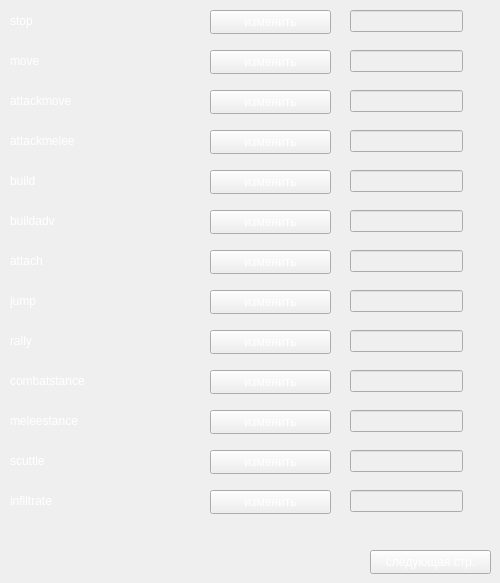
      <widget class="QWidget" name="G_page_taskCom">
       <widget class="QLabel" name="guard_thermo_generator_161">
        <property name="geometry">
         <rect>
          <x>10</x>
          <y>10</y>
          <width>181</width>
          <height>21</height>
         </rect>
        </property>
        <property name="styleSheet">
         <string notr="true">color:#fff</string>
        </property>
        <property name="text">
         <string>stop</string>
        </property>
       </widget>
       <widget class="QPushButton" name="pushChange_197">
        <property name="geometry">
         <rect>
          <x>210</x>
          <y>10</y>
          <width>121</width>
          <height>24</height>
         </rect>
        </property>
        <property name="styleSheet">
         <string notr="true">color:#fff</string>
        </property>
        <property name="text">
         <string>изменить</string>
        </property>
       </widget>
       <widget class="QLineEdit" name="line_stop">
        <property name="enabled">
         <bool>false</bool>
        </property>
        <property name="geometry">
         <rect>
          <x>350</x>
          <y>10</y>
          <width>113</width>
          <height>22</height>
         </rect>
        </property>
        <property name="font">
         <font>
          <pointsize>12</pointsize>
         </font>
        </property>
        <property name="styleSheet">
         <string notr="true">color:#fff</string>
        </property>
        <property name="text">
         <string/>
        </property>
        <property name="alignment">
         <set>Qt::AlignCenter</set>
        </property>
       </widget>
       <widget class="QPushButton" name="pushChange_198">
        <property name="geometry">
         <rect>
          <x>210</x>
          <y>50</y>
          <width>121</width>
          <height>24</height>
         </rect>
        </property>
        <property name="styleSheet">
         <string notr="true">color:#fff</string>
        </property>
        <property name="text">
         <string>изменить</string>
        </property>
       </widget>
       <widget class="QLineEdit" name="line_move">
        <property name="enabled">
         <bool>false</bool>
        </property>
        <property name="geometry">
         <rect>
          <x>350</x>
          <y>50</y>
          <width>113</width>
          <height>22</height>
         </rect>
        </property>
        <property name="font">
         <font>
          <pointsize>12</pointsize>
         </font>
        </property>
        <property name="styleSheet">
         <string notr="true">color:#fff</string>
        </property>
        <property name="text">
         <string/>
        </property>
        <property name="alignment">
         <set>Qt::AlignCenter</set>
        </property>
       </widget>
       <widget class="QLabel" name="guard_thermo_generator_162">
        <property name="geometry">
         <rect>
          <x>10</x>
          <y>50</y>
          <width>181</width>
          <height>21</height>
         </rect>
        </property>
        <property name="styleSheet">
         <string notr="true">color:#fff</string>
        </property>
        <property name="text">
         <string>move</string>
        </property>
       </widget>
       <widget class="QPushButton" name="pushChange_199">
        <property name="geometry">
         <rect>
          <x>210</x>
          <y>90</y>
          <width>121</width>
          <height>24</height>
         </rect>
        </property>
        <property name="styleSheet">
         <string notr="true">color:#fff</string>
        </property>
        <property name="text">
         <string>изменить</string>
        </property>
       </widget>
       <widget class="QLineEdit" name="line_attackmove">
        <property name="enabled">
         <bool>false</bool>
        </property>
        <property name="geometry">
         <rect>
          <x>350</x>
          <y>90</y>
          <width>113</width>
          <height>22</height>
         </rect>
        </property>
        <property name="font">
         <font>
          <pointsize>12</pointsize>
         </font>
        </property>
        <property name="styleSheet">
         <string notr="true">color:#fff</string>
        </property>
        <property name="text">
         <string/>
        </property>
        <property name="alignment">
         <set>Qt::AlignCenter</set>
        </property>
       </widget>
       <widget class="QLabel" name="guard_thermo_generator_163">
        <property name="geometry">
         <rect>
          <x>10</x>
          <y>90</y>
          <width>181</width>
          <height>21</height>
         </rect>
        </property>
        <property name="styleSheet">
         <string notr="true">color:#fff</string>
        </property>
        <property name="text">
         <string>attackmove</string>
        </property>
       </widget>
       <widget class="QPushButton" name="pushChange_200">
        <property name="geometry">
         <rect>
          <x>210</x>
          <y>130</y>
          <width>121</width>
          <height>24</height>
         </rect>
        </property>
        <property name="styleSheet">
         <string notr="true">color:#fff</string>
        </property>
        <property name="text">
         <string>изменить</string>
        </property>
       </widget>
       <widget class="QLineEdit" name="line_attackmelee">
        <property name="enabled">
         <bool>false</bool>
        </property>
        <property name="geometry">
         <rect>
          <x>350</x>
          <y>130</y>
          <width>113</width>
          <height>22</height>
         </rect>
        </property>
        <property name="font">
         <font>
          <pointsize>12</pointsize>
         </font>
        </property>
        <property name="styleSheet">
         <string notr="true">color:#fff</string>
        </property>
        <property name="text">
         <string/>
        </property>
        <property name="alignment">
         <set>Qt::AlignCenter</set>
        </property>
       </widget>
       <widget class="QLabel" name="guard_thermo_generator_164">
        <property name="geometry">
         <rect>
          <x>10</x>
          <y>130</y>
          <width>181</width>
          <height>21</height>
         </rect>
        </property>
        <property name="styleSheet">
         <string notr="true">color:#fff</string>
        </property>
        <property name="text">
         <string>attackmelee</string>
        </property>
       </widget>
       <widget class="QPushButton" name="pushChange_201">
        <property name="geometry">
         <rect>
          <x>210</x>
          <y>170</y>
          <width>121</width>
          <height>24</height>
         </rect>
        </property>
        <property name="styleSheet">
         <string notr="true">color:#fff</string>
        </property>
        <property name="text">
         <string>изменить</string>
        </property>
       </widget>
       <widget class="QLineEdit" name="line_build">
        <property name="enabled">
         <bool>false</bool>
        </property>
        <property name="geometry">
         <rect>
          <x>350</x>
          <y>170</y>
          <width>113</width>
          <height>22</height>
         </rect>
        </property>
        <property name="font">
         <font>
          <pointsize>12</pointsize>
         </font>
        </property>
        <property name="styleSheet">
         <string notr="true">color:#fff</string>
        </property>
        <property name="text">
         <string/>
        </property>
        <property name="alignment">
         <set>Qt::AlignCenter</set>
        </property>
       </widget>
       <widget class="QLabel" name="guard_thermo_generator_165">
        <property name="geometry">
         <rect>
          <x>10</x>
          <y>170</y>
          <width>181</width>
          <height>21</height>
         </rect>
        </property>
        <property name="styleSheet">
         <string notr="true">color:#fff</string>
        </property>
        <property name="text">
         <string>build</string>
        </property>
       </widget>
       <widget class="QPushButton" name="pushChange_202">
        <property name="geometry">
         <rect>
          <x>210</x>
          <y>210</y>
          <width>121</width>
          <height>24</height>
         </rect>
        </property>
        <property name="styleSheet">
         <string notr="true">color:#fff</string>
        </property>
        <property name="text">
         <string>изменить</string>
        </property>
       </widget>
       <widget class="QLineEdit" name="line_buildadv">
        <property name="enabled">
         <bool>false</bool>
        </property>
        <property name="geometry">
         <rect>
          <x>350</x>
          <y>210</y>
          <width>113</width>
          <height>22</height>
         </rect>
        </property>
        <property name="font">
         <font>
          <pointsize>12</pointsize>
         </font>
        </property>
        <property name="styleSheet">
         <string notr="true">color:#fff</string>
        </property>
        <property name="text">
         <string/>
        </property>
        <property name="alignment">
         <set>Qt::AlignCenter</set>
        </property>
       </widget>
       <widget class="QLabel" name="guard_thermo_generator_166">
        <property name="geometry">
         <rect>
          <x>10</x>
          <y>210</y>
          <width>181</width>
          <height>21</height>
         </rect>
        </property>
        <property name="styleSheet">
         <string notr="true">color:#fff</string>
        </property>
        <property name="text">
         <string>buildadv</string>
        </property>
       </widget>
       <widget class="QPushButton" name="pushChange_203">
        <property name="geometry">
         <rect>
          <x>210</x>
          <y>250</y>
          <width>121</width>
          <height>24</height>
         </rect>
        </property>
        <property name="styleSheet">
         <string notr="true">color:#fff</string>
        </property>
        <property name="text">
         <string>изменить</string>
        </property>
       </widget>
       <widget class="QLineEdit" name="line_attach">
        <property name="enabled">
         <bool>false</bool>
        </property>
        <property name="geometry">
         <rect>
          <x>350</x>
          <y>250</y>
          <width>113</width>
          <height>22</height>
         </rect>
        </property>
        <property name="font">
         <font>
          <pointsize>12</pointsize>
         </font>
        </property>
        <property name="styleSheet">
         <string notr="true">color:#fff</string>
        </property>
        <property name="text">
         <string/>
        </property>
        <property name="alignment">
         <set>Qt::AlignCenter</set>
        </property>
       </widget>
       <widget class="QLabel" name="guard_thermo_generator_167">
        <property name="geometry">
         <rect>
          <x>10</x>
          <y>250</y>
          <width>181</width>
          <height>21</height>
         </rect>
        </property>
        <property name="styleSheet">
         <string notr="true">color:#fff</string>
        </property>
        <property name="text">
         <string>attach</string>
        </property>
       </widget>
       <widget class="QPushButton" name="pushChange_204">
        <property name="geometry">
         <rect>
          <x>210</x>
          <y>290</y>
          <width>121</width>
          <height>24</height>
         </rect>
        </property>
        <property name="styleSheet">
         <string notr="true">color:#fff</string>
        </property>
        <property name="text">
         <string>изменить</string>
        </property>
       </widget>
       <widget class="QLineEdit" name="line_jump">
        <property name="enabled">
         <bool>false</bool>
        </property>
        <property name="geometry">
         <rect>
          <x>350</x>
          <y>290</y>
          <width>113</width>
          <height>22</height>
         </rect>
        </property>
        <property name="font">
         <font>
          <pointsize>12</pointsize>
         </font>
        </property>
        <property name="styleSheet">
         <string notr="true">color:#fff</string>
        </property>
        <property name="text">
         <string/>
        </property>
        <property name="alignment">
         <set>Qt::AlignCenter</set>
        </property>
       </widget>
       <widget class="QLabel" name="guard_thermo_generator_168">
        <property name="geometry">
         <rect>
          <x>10</x>
          <y>290</y>
          <width>181</width>
          <height>21</height>
         </rect>
        </property>
        <property name="styleSheet">
         <string notr="true">color:#fff</string>
        </property>
        <property name="text">
         <string>jump</string>
        </property>
       </widget>
       <widget class="QPushButton" name="pushChange_205">
        <property name="geometry">
         <rect>
          <x>210</x>
          <y>330</y>
          <width>121</width>
          <height>24</height>
         </rect>
        </property>
        <property name="styleSheet">
         <string notr="true">color:#fff</string>
        </property>
        <property name="text">
         <string>изменить</string>
        </property>
       </widget>
       <widget class="QLineEdit" name="line_rally">
        <property name="enabled">
         <bool>false</bool>
        </property>
        <property name="geometry">
         <rect>
          <x>350</x>
          <y>330</y>
          <width>113</width>
          <height>22</height>
         </rect>
        </property>
        <property name="font">
         <font>
          <pointsize>12</pointsize>
         </font>
        </property>
        <property name="styleSheet">
         <string notr="true">color:#fff</string>
        </property>
        <property name="text">
         <string/>
        </property>
        <property name="alignment">
         <set>Qt::AlignCenter</set>
        </property>
       </widget>
       <widget class="QLabel" name="guard_thermo_generator_169">
        <property name="geometry">
         <rect>
          <x>10</x>
          <y>330</y>
          <width>181</width>
          <height>21</height>
         </rect>
        </property>
        <property name="styleSheet">
         <string notr="true">color:#fff</string>
        </property>
        <property name="text">
         <string>rally</string>
        </property>
       </widget>
       <widget class="QPushButton" name="pushChange_206">
        <property name="geometry">
         <rect>
          <x>210</x>
          <y>370</y>
          <width>121</width>
          <height>24</height>
         </rect>
        </property>
        <property name="styleSheet">
         <string notr="true">color:#fff</string>
        </property>
        <property name="text">
         <string>изменить</string>
        </property>
       </widget>
       <widget class="QLineEdit" name="line_combatstance">
        <property name="enabled">
         <bool>false</bool>
        </property>
        <property name="geometry">
         <rect>
          <x>350</x>
          <y>370</y>
          <width>113</width>
          <height>22</height>
         </rect>
        </property>
        <property name="font">
         <font>
          <pointsize>12</pointsize>
         </font>
        </property>
        <property name="styleSheet">
         <string notr="true">color:#fff</string>
        </property>
        <property name="text">
         <string/>
        </property>
        <property name="alignment">
         <set>Qt::AlignCenter</set>
        </property>
       </widget>
       <widget class="QLabel" name="guard_thermo_generator_170">
        <property name="geometry">
         <rect>
          <x>10</x>
          <y>370</y>
          <width>181</width>
          <height>21</height>
         </rect>
        </property>
        <property name="styleSheet">
         <string notr="true">color:#fff</string>
        </property>
        <property name="text">
         <string>combatstance</string>
        </property>
       </widget>
       <widget class="QPushButton" name="pushChange_207">
        <property name="geometry">
         <rect>
          <x>210</x>
          <y>410</y>
          <width>121</width>
          <height>24</height>
         </rect>
        </property>
        <property name="styleSheet">
         <string notr="true">color:#fff</string>
        </property>
        <property name="text">
         <string>изменить</string>
        </property>
       </widget>
       <widget class="QLineEdit" name="line_meleestance">
        <property name="enabled">
         <bool>false</bool>
        </property>
        <property name="geometry">
         <rect>
          <x>350</x>
          <y>410</y>
          <width>113</width>
          <height>22</height>
         </rect>
        </property>
        <property name="font">
         <font>
          <pointsize>12</pointsize>
         </font>
        </property>
        <property name="styleSheet">
         <string notr="true">color:#fff</string>
        </property>
        <property name="text">
         <string/>
        </property>
        <property name="alignment">
         <set>Qt::AlignCenter</set>
        </property>
       </widget>
       <widget class="QLabel" name="guard_thermo_generator_171">
        <property name="geometry">
         <rect>
          <x>10</x>
          <y>410</y>
          <width>181</width>
          <height>21</height>
         </rect>
        </property>
        <property name="styleSheet">
         <string notr="true">color:#fff</string>
        </property>
        <property name="text">
         <string>meleestance</string>
        </property>
       </widget>
       <widget class="QPushButton" name="pushChange_208">
        <property name="geometry">
         <rect>
          <x>210</x>
          <y>450</y>
          <width>121</width>
          <height>24</height>
         </rect>
        </property>
        <property name="styleSheet">
         <string notr="true">color:#fff</string>
        </property>
        <property name="text">
         <string>изменить</string>
        </property>
       </widget>
       <widget class="QLineEdit" name="line_scuttle">
        <property name="enabled">
         <bool>false</bool>
        </property>
        <property name="geometry">
         <rect>
          <x>350</x>
          <y>450</y>
          <width>113</width>
          <height>22</height>
         </rect>
        </property>
        <property name="font">
         <font>
          <pointsize>12</pointsize>
         </font>
        </property>
        <property name="styleSheet">
         <string notr="true">color:#fff</string>
        </property>
        <property name="text">
         <string/>
        </property>
        <property name="alignment">
         <set>Qt::AlignCenter</set>
        </property>
       </widget>
       <widget class="QLabel" name="guard_thermo_generator_172">
        <property name="geometry">
         <rect>
          <x>10</x>
          <y>450</y>
          <width>181</width>
          <height>21</height>
         </rect>
        </property>
        <property name="styleSheet">
         <string notr="true">color:#fff</string>
        </property>
        <property name="text">
         <string>scuttle</string>
        </property>
       </widget>
       <widget class="QPushButton" name="pushChange_209">
        <property name="geometry">
         <rect>
          <x>210</x>
          <y>490</y>
          <width>121</width>
          <height>24</height>
         </rect>
        </property>
        <property name="styleSheet">
         <string notr="true">color:#fff</string>
        </property>
        <property name="text">
         <string>изменить</string>
        </property>
       </widget>
       <widget class="QLineEdit" name="line_infiltrate">
        <property name="enabled">
         <bool>false</bool>
        </property>
        <property name="geometry">
         <rect>
          <x>350</x>
          <y>490</y>
          <width>113</width>
          <height>22</height>
         </rect>
        </property>
        <property name="font">
         <font>
          <pointsize>12</pointsize>
         </font>
        </property>
        <property name="styleSheet">
         <string notr="true">color:#fff</string>
        </property>
        <property name="text">
         <string/>
        </property>
        <property name="alignment">
         <set>Qt::AlignCenter</set>
        </property>
       </widget>
       <widget class="QLabel" name="guard_thermo_generator_173">
        <property name="geometry">
         <rect>
          <x>10</x>
          <y>490</y>
          <width>181</width>
          <height>21</height>
         </rect>
        </property>
        <property name="styleSheet">
         <string notr="true">color:#fff</string>
        </property>
        <property name="text">
         <string>infiltrate</string>
        </property>
       </widget>
       <widget class="QPushButton" name="next_btn_9">
        <property name="geometry">
         <rect>
          <x>370</x>
          <y>550</y>
          <width>121</width>
          <height>24</height>
         </rect>
        </property>
        <property name="styleSheet">
         <string notr="true">color:#fff</string>
        </property>
        <property name="text">
         <string>следующая стр.</string>
        </property>
       </widget>
      </widget>
